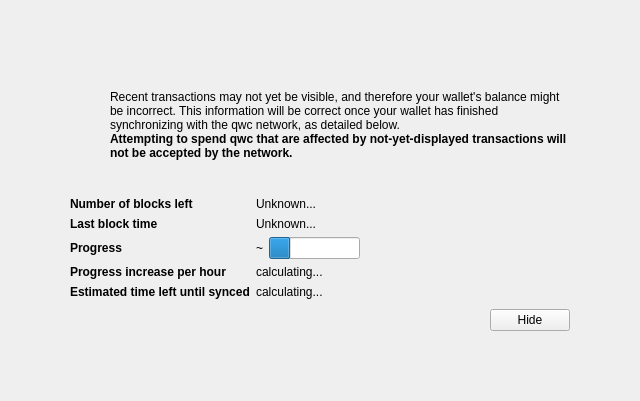
<?xml version="1.0" encoding="UTF-8"?>
<ui version="4.0">
 <class>ModalOverlay</class>
 <widget class="ModalOverlay" name="ModalOverlay">
  <property name="geometry">
   <rect>
    <x>0</x>
    <y>0</y>
    <width>640</width>
    <height>401</height>
   </rect>
  </property>
  <property name="windowTitle">
   <string>Form</string>
  </property>
  <layout class="QVBoxLayout" name="verticalLayout" stretch="0">
   <property name="sizeConstraint">
    <enum>QLayout::SetDefaultConstraint</enum>
   </property>
   <property name="leftMargin">
    <number>0</number>
   </property>
   <property name="topMargin">
    <number>0</number>
   </property>
   <property name="rightMargin">
    <number>0</number>
   </property>
   <property name="bottomMargin">
    <number>0</number>
   </property>
   <item>
    <widget class="QWidget" name="bgWidget" native="true">
     <property name="styleSheet">
      <string notr="true"/>
     </property>
     <layout class="QVBoxLayout" name="verticalLayoutMain" stretch="0">
      <property name="leftMargin">
       <number>60</number>
      </property>
      <property name="topMargin">
       <number>60</number>
      </property>
      <property name="rightMargin">
       <number>60</number>
      </property>
      <property name="bottomMargin">
       <number>60</number>
      </property>
      <item>
       <widget class="QWidget" name="contentWidget" native="true">
        <property name="styleSheet">
         <string notr="true"/>
        </property>
        <layout class="QVBoxLayout" name="verticalLayoutSub" stretch="1,0,0,0,0">
         <property name="spacing">
          <number>0</number>
         </property>
         <property name="leftMargin">
          <number>10</number>
         </property>
         <property name="topMargin">
          <number>10</number>
         </property>
         <property name="rightMargin">
          <number>10</number>
         </property>
         <property name="bottomMargin">
          <number>10</number>
         </property>
         <item>
          <layout class="QHBoxLayout" name="horizontalLayoutIconText" stretch="0,1">
           <property name="topMargin">
            <number>20</number>
           </property>
           <item>
            <layout class="QVBoxLayout" name="verticalLayoutIcon">
             <property name="leftMargin">
              <number>0</number>
             </property>
             <item>
              <widget class="QPushButton" name="warningIcon">
               <property name="enabled">
                <bool>false</bool>
               </property>
               <property name="text">
                <string/>
               </property>
               <property name="icon">
                <iconset>
                 <normaloff>:/icons/warning</normaloff>
                 <disabledoff>:/icons/warning</disabledoff>:/icons/warning</iconset>
               </property>
               <property name="iconSize">
                <size>
                 <width>48</width>
                 <height>48</height>
                </size>
               </property>
               <property name="flat">
                <bool>true</bool>
               </property>
              </widget>
             </item>
             <item>
              <spacer name="verticalSpacerWarningIcon">
               <property name="orientation">
                <enum>Qt::Vertical</enum>
               </property>
               <property name="sizeHint" stdset="0">
                <size>
                 <width>20</width>
                 <height>40</height>
                </size>
               </property>
              </spacer>
             </item>
            </layout>
           </item>
           <item>
            <layout class="QVBoxLayout" name="verticalLayoutInfoText">
             <property name="leftMargin">
              <number>0</number>
             </property>
             <property name="topMargin">
              <number>0</number>
             </property>
             <item>
              <widget class="QLabel" name="infoText">
               <property name="text">
                <string>Recent transactions may not yet be visible, and therefore your wallet's balance might be incorrect. This information will be correct once your wallet has finished synchronizing with the qwc network, as detailed below.</string>
               </property>
               <property name="textFormat">
                <enum>Qt::RichText</enum>
               </property>
               <property name="wordWrap">
                <bool>true</bool>
               </property>
              </widget>
             </item>
             <item>
              <widget class="QLabel" name="infoTextStrong">
               <property name="font">
                <font>
                 <weight>75</weight>
                 <bold>true</bold>
                </font>
               </property>
               <property name="text">
                <string>Attempting to spend qwc that are affected by not-yet-displayed transactions will not be accepted by the network.</string>
               </property>
               <property name="textFormat">
                <enum>Qt::RichText</enum>
               </property>
               <property name="wordWrap">
                <bool>true</bool>
               </property>
              </widget>
             </item>
             <item>
              <spacer name="verticalSpacerInTextSpace">
               <property name="orientation">
                <enum>Qt::Vertical</enum>
               </property>
               <property name="sizeHint" stdset="0">
                <size>
                 <width>20</width>
                 <height>40</height>
                </size>
               </property>
              </spacer>
             </item>
            </layout>
           </item>
          </layout>
         </item>
         <item>
          <spacer name="verticalSpacerAfterText">
           <property name="orientation">
            <enum>Qt::Vertical</enum>
           </property>
           <property name="sizeHint" stdset="0">
            <size>
             <width>20</width>
             <height>40</height>
            </size>
           </property>
          </spacer>
         </item>
         <item>
          <layout class="QFormLayout" name="formLayout">
           <property name="fieldGrowthPolicy">
            <enum>QFormLayout::FieldsStayAtSizeHint</enum>
           </property>
           <property name="horizontalSpacing">
            <number>6</number>
           </property>
           <property name="verticalSpacing">
            <number>6</number>
           </property>
           <property name="topMargin">
            <number>10</number>
           </property>
           <item row="0" column="0">
            <widget class="QLabel" name="labelNumberOfBlocksLeft">
             <property name="font">
              <font>
               <weight>75</weight>
               <bold>true</bold>
              </font>
             </property>
             <property name="text">
              <string>Number of blocks left</string>
             </property>
            </widget>
           </item>
           <item row="0" column="1">
            <widget class="QLabel" name="numberOfBlocksLeft">
             <property name="text">
              <string>Unknown...</string>
             </property>
            </widget>
           </item>
           <item row="1" column="0">
            <widget class="QLabel" name="labelLastBlockTime">
             <property name="font">
              <font>
               <weight>75</weight>
               <bold>true</bold>
              </font>
             </property>
             <property name="text">
              <string>Last block time</string>
             </property>
            </widget>
           </item>
           <item row="1" column="1">
            <widget class="QLabel" name="newestBlockDate">
             <property name="sizePolicy">
              <sizepolicy hsizetype="Maximum" vsizetype="Preferred">
               <horstretch>0</horstretch>
               <verstretch>0</verstretch>
              </sizepolicy>
             </property>
             <property name="text">
              <string>Unknown...</string>
             </property>
            </widget>
           </item>
           <item row="2" column="0">
            <widget class="QLabel" name="labelSyncDone">
             <property name="font">
              <font>
               <weight>75</weight>
               <bold>true</bold>
              </font>
             </property>
             <property name="text">
              <string>Progress</string>
             </property>
            </widget>
           </item>
           <item row="2" column="1">
            <layout class="QHBoxLayout" name="horizontalLayoutSync" stretch="0,1">
             <item>
              <widget class="QLabel" name="percentageProgress">
               <property name="text">
                <string>~</string>
               </property>
              </widget>
             </item>
             <item>
              <widget class="QProgressBar" name="progressBar">
               <property name="value">
                <number>24</number>
               </property>
               <property name="format">
                <string/>
               </property>
              </widget>
             </item>
            </layout>
           </item>
           <item row="4" column="0">
            <widget class="QLabel" name="labelProgressIncrease">
             <property name="font">
              <font>
               <weight>75</weight>
               <bold>true</bold>
              </font>
             </property>
             <property name="text">
              <string>Progress increase per hour</string>
             </property>
            </widget>
           </item>
           <item row="4" column="1">
            <widget class="QLabel" name="progressIncreasePerH">
             <property name="text">
              <string>calculating...</string>
             </property>
            </widget>
           </item>
           <item row="5" column="0">
            <widget class="QLabel" name="labelEstimatedTimeLeft">
             <property name="font">
              <font>
               <weight>75</weight>
               <bold>true</bold>
              </font>
             </property>
             <property name="text">
              <string>Estimated time left until synced</string>
             </property>
            </widget>
           </item>
           <item row="5" column="1">
            <widget class="QLabel" name="expectedTimeLeft">
             <property name="text">
              <string>calculating...</string>
             </property>
            </widget>
           </item>
          </layout>
         </item>
         <item>
          <layout class="QHBoxLayout" name="horizontalLayoutButtons">
           <property name="leftMargin">
            <number>10</number>
           </property>
           <property name="topMargin">
            <number>10</number>
           </property>
           <item>
            <spacer name="horizontalSpacer">
             <property name="orientation">
              <enum>Qt::Horizontal</enum>
             </property>
             <property name="sizeHint" stdset="0">
              <size>
               <width>40</width>
               <height>20</height>
              </size>
             </property>
            </spacer>
           </item>
           <item>
            <widget class="QPushButton" name="closeButton">
             <property name="text">
              <string>Hide</string>
             </property>
            </widget>
           </item>
          </layout>
         </item>
         <item>
          <layout class="QVBoxLayout" name="verticalLayout_2">
           <item>
            <spacer name="verticalSpacer">
             <property name="orientation">
              <enum>Qt::Vertical</enum>
             </property>
             <property name="sizeHint" stdset="0">
              <size>
               <width>20</width>
               <height>40</height>
              </size>
             </property>
            </spacer>
           </item>
          </layout>
         </item>
        </layout>
       </widget>
      </item>
     </layout>
    </widget>
   </item>
  </layout>
 </widget>
 <customwidgets>
  <customwidget>
   <class>ModalOverlay</class>
   <extends>QWidget</extends>
   <header>modaloverlay.h</header>
   <container>1</container>
  </customwidget>
 </customwidgets>
 <resources/>
 <connections/>
</ui>
